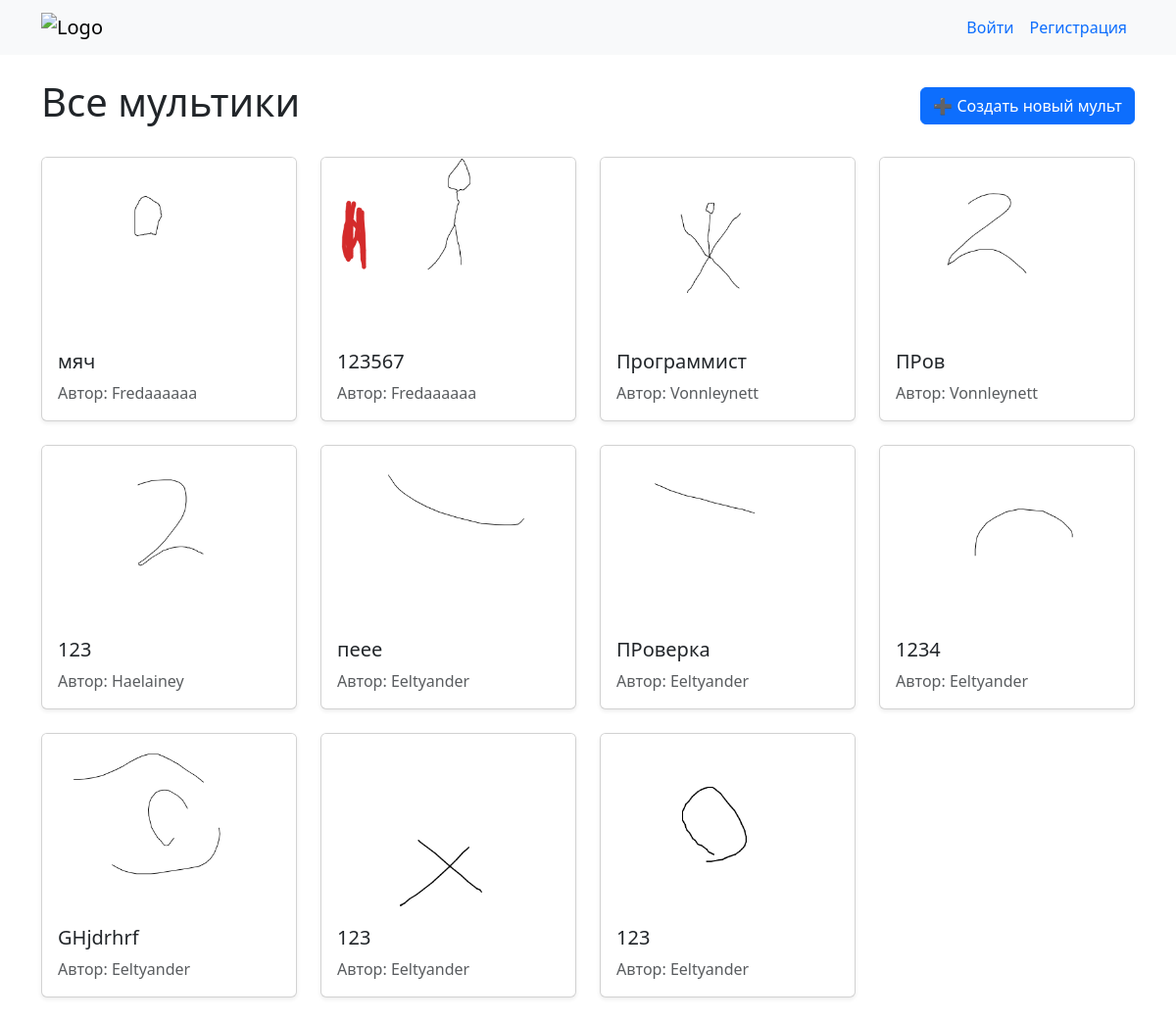
The page / on the database its author committed.
### cartoons/models.py (models this page shows, shortened)
class Cartoon(models.Model):
    title = models.CharField(max_length=200, verbose_name="Название")
    author = models.ForeignKey(User, on_delete=models.CASCADE,
                               related_name='cartoons')
    created_at = models.DateTimeField(auto_now_add=True)
    updated_at = models.DateTimeField(auto_now=True)
    preview = models.ImageField(upload_to='cartoons/gifs/')
    frames_data = models.JSONField(default=dict, blank=True)
    fps = models.PositiveSmallIntegerField(default=12)
    class Meta:
        ordering = ['-created_at']  # сортировка по новизне

### cartoons/views.py (the view)
# urls.py: path('', views.index, name='index'),
def index(request):
    cartoons = Cartoon.objects.all()
    return render(request, 'cartoons/index.html', {'cartoons': cartoons})

### cartoons/templates/cartoons/index.html (shortened to what this page needs)
{% extends "base.html" %}
{% block content %}
<div class="d-flex justify-content-between align-items-center mb-4">
    <h1>Все мультики</h1>
    <a href="{% url 'editor_create' %}" class="btn btn-primary">➕ Создать новый мульт</a>
</div>
<div class="row row-cols-1 row-cols-sm-2 row-cols-md-3 row-cols-lg-4 g-4">
    {% for cartoon in cartoons %}
    <div class="col">
        <div class="card h-100 shadow-sm">
            <a href="{% url 'detail' cartoon.pk %}" class="text-decoration-none text-dark">
                {% if cartoon.preview %}
                <img src="{{ cartoon.preview.url }}" class="card-img-top" alt="{{ cartoon.title }}" style="height: 180px; object-fit: cover;">
                {% else %}
                <div class="card-img-top bg-light d-flex align-items-center justify-content-center" style="height: 180px;">
                    <span class="text-muted">Нет превью</span>
                </div>
                {% endif %}
                <div class="card-body">
                    <h5 class="card-title">{{ cartoon.title }}</h5>
                    <p class="card-text text-muted">Автор: {{ cartoon.author.username }}</p>
                </div>
            </a>
        </div>
    </div>
    {% empty %}
    <div class="col-12">
        <div class="alert alert-info">
            Пока нет ни одного мультика. <a href="{% url 'editor_create' %}" class="alert-link">Создайте первый!</a>
        </div>
    </div>
    {% endfor %}
</div>
{% endblock %}

### rows shown on the page
Cartoon: preview (picture), title "мяч", author.username "Fredaaaaaa"
Cartoon: preview (picture), title "123567", author.username "Fredaaaaaa"
Cartoon: preview (picture), title "Программист", author.username "Vonnleynett"
Cartoon: preview (picture), title "ПРов", author.username "Vonnleynett"
Cartoon: preview (picture), title "123", author.username "Haelainey"
Cartoon: preview (picture), title "пеее", author.username "Eeltyander"
Cartoon: preview (picture), title "ПРоверка", author.username "Eeltyander"
Cartoon: preview (picture), title "1234", author.username "Eeltyander"
Cartoon: preview (picture), title "GHjdrhrf", author.username "Eeltyander"
Cartoon: preview (picture), title "123", author.username "Eeltyander"
Cartoon: preview (picture), title "123", author.username "Eeltyander"
